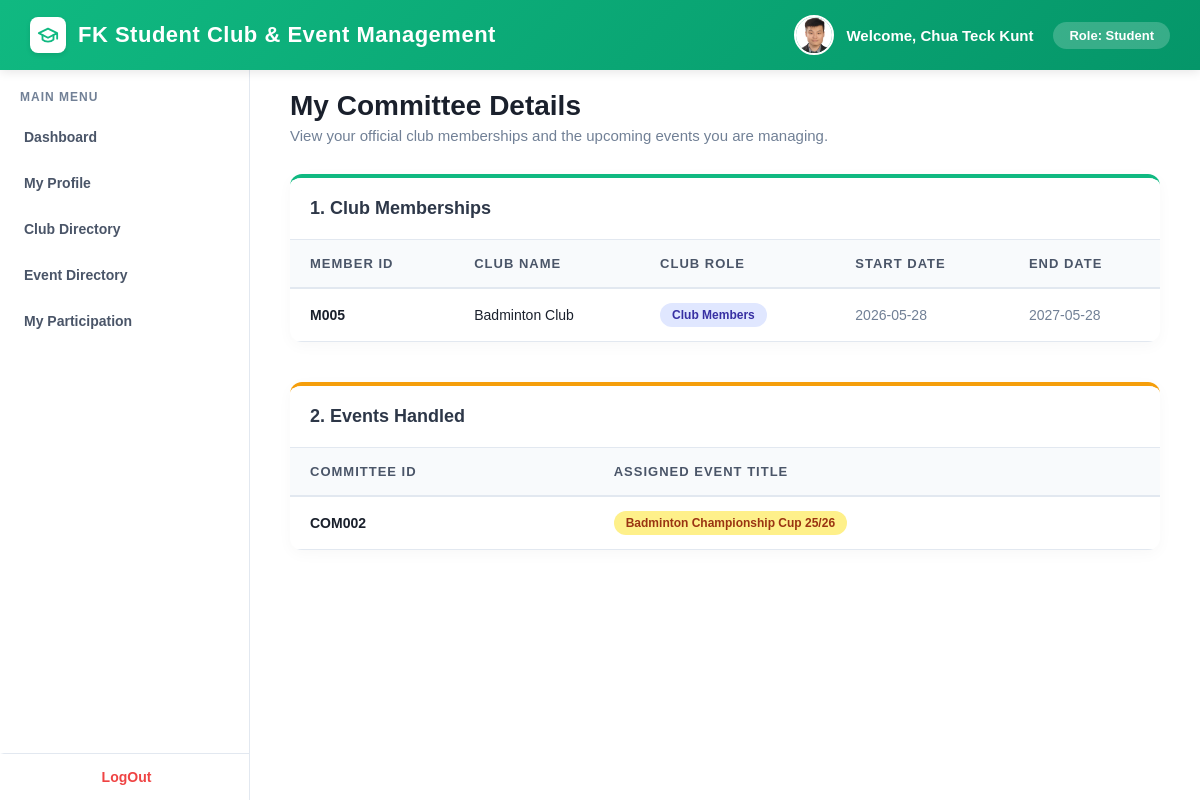
/student/committee_details.php (signed in), run on the app's committed database.
### tables this page shows
CREATE TABLE `students` (
  `userID` varchar(100) NOT NULL,
  `stu_ID` varchar(10) DEFAULT NULL,
  `stu_name` varchar(100) DEFAULT NULL,
  `stu_email` varchar(100) DEFAULT NULL,
  `stu_address` varchar(255) DEFAULT NULL,
  `stu_role` varchar(50) DEFAULT NULL,
  `stu_contact_no` varchar(15) DEFAULT NULL,
  `stu_profile_photo` varchar(255) DEFAULT NULL
);

CREATE TABLE `membership` (
  `memberID` varchar(100) NOT NULL,
  `start_date` date DEFAULT NULL,
  `end_date` date DEFAULT NULL,
  `userID` varchar(100) DEFAULT NULL,
  `clubID` varchar(100) DEFAULT NULL,
  `roleID` varchar(100) DEFAULT NULL
);

CREATE TABLE `club` (
  `clubID` varchar(100) NOT NULL,
  `club_name` varchar(100) DEFAULT NULL,
  `club_desc` varchar(100) DEFAULT NULL,
  `userID` varchar(100) DEFAULT NULL,
  `club_operational_status` varchar(100) DEFAULT NULL,
  `club_photo` varchar(255) DEFAULT NULL
);

CREATE TABLE `membershiprole` (
  `roleID` varchar(100) NOT NULL,
  `m_role_desc` varchar(50) DEFAULT NULL
);

CREATE TABLE `committee` (
  `committeeID` varchar(100) NOT NULL,
  `eventID` varchar(100) DEFAULT NULL,
  `memberID` varchar(100) DEFAULT NULL
);

CREATE TABLE `events` (
  `eventID` varchar(100) NOT NULL,
  `event_title` varchar(100) DEFAULT NULL,
  `event_desc` varchar(255) DEFAULT NULL,
  `event_date` date DEFAULT NULL,
  `event_time` time DEFAULT NULL,
  `event_venue` varchar(100) DEFAULT NULL,
  `event_max_participants` int DEFAULT NULL,
  `attendance_qr` varchar(100) DEFAULT NULL
);

### student/student_login_materials.php (called while the page is built, shortened)
<?php
require_once '../db_connection.php';
$userID = $_SESSION['userID'];
$username = $_SESSION['user_username'];
$active_role = $_SESSION['active_role'] ?? 'Student';
$sql_profile = "SELECT stu_ID, stu_name, stu_email, stu_contact_no, stu_address, stu_profile_photo FROM students WHERE userID = '$userID'";
$result_profile = mysqli_query($link, $sql_profile);
if ($result_profile && mysqli_num_rows($result_profile) > 0) {
    $row = mysqli_fetch_assoc($result_profile);
    $stu_name = !empty($row['stu_name']) ? $row['stu_name'] : $username;
    $photo_path = !empty($row['stu_profile_photo']) ? $row['stu_profile_photo'] : "";
}
?>

### student/committee_details.php (the view, shortened to what this page needs)
<?php
require_once 'student_login_materials.php';
$memberships = [];
$sql_mem = "
    SELECT m.memberID, c.club_name, mr.m_role_desc, m.start_date, m.end_date
    FROM membership m
    JOIN club c ON m.clubID = c.clubID
    JOIN membershiprole mr ON m.roleID = mr.roleID
    WHERE m.userID = '$userID'
";
$result_mem = mysqli_query($link, $sql_mem);
if ($result_mem) {
    while ($row = mysqli_fetch_assoc($result_mem)) {
        $memberships[] = $row;
    }
}
$committees = [];
$sql_com = "
    SELECT com.committeeID, e.event_title
    FROM committee com
    JOIN membership m ON com.memberID = m.memberID
    JOIN events e ON com.eventID = e.eventID
    WHERE m.userID = '$userID'
";
$result_com = mysqli_query($link, $sql_com);
if ($result_com) {
    while ($row = mysqli_fetch_assoc($result_com)) {
        $committees[] = $row;
    }
}
?>
<!DOCTYPE html>
<html lang="en">
<head>
</head>
<body>
    <?php include 'student_background.php'; ?>
        <div class="content-area">
            <div class="header-section">
                <h2>My Committee Details</h2>
                <p>View your official club memberships and the upcoming events you are managing.</p>
            </div>
            <div class="table-card">
                <div class="table-title">1. Club Memberships</div>
                <table>
                    <thead>
                        <tr>
                            <th>Member ID</th>
                            <th>Club Name</th>
                            <th>Club Role</th>
                            <th>Start Date</th>
                            <th>End Date</th>
                        </tr>
                    </thead>
                    <tbody>
                        <?php if (count($memberships) > 0): ?>
                            <?php foreach ($memberships as $mem): ?>
                                <tr>
                                    <td><strong><?php echo htmlspecialchars($mem['memberID']); ?></strong></td>
                                    <td><?php echo htmlspecialchars($mem['club_name']); ?></td>
                                    <td><span class="role-tag"><?php echo htmlspecialchars($mem['m_role_desc']); ?></span></td>
                                    <td style="color: #718096;"><?php echo htmlspecialchars($mem['start_date']); ?></td>
                                    <td style="color: #718096;"><?php echo htmlspecialchars($mem['end_date']); ?></td>
                                </tr>
                            <?php endforeach; ?>
                        <?php else: ?>
                            <tr><td colspan="5" style="text-align: center; padding: 30px; color: #718096;">You are not currently a member of any clubs.</td></tr>
                        <?php endif; ?>
                    </tbody>
                </table>
            </div>
            <div class="table-card" style="border-top-color: #f59e0b;">
                <div class="table-title">2. Events Handled</div>
                <table>
                    <thead>
                        <tr>
                            <th>Committee ID</th>
                            <th>Assigned Event Title</th>
                        </tr>
                    </thead>
                    <tbody>
                        <?php if (count($committees) > 0): ?>
                            <?php foreach ($committees as $com): ?>
                                <tr>
                                    <td><strong><?php echo htmlspecialchars($com['committeeID']); ?></strong></td>
                                    <td><span class="event-tag"><?php echo htmlspecialchars($com['event_title']); ?></span></td>
                                </tr>
                            <?php endforeach; ?>
                        <?php else: ?>
                            <tr><td colspan="2" style="text-align: center; padding: 30px; color: #718096;">You have not been assigned to handle any specific events.</td></tr>
                        <?php endif; ?>
                    </tbody>
                </table>
            </div>
        </div>
    </div>
</body>
</html>

### student/student_background.php (shortened to what this page needs)
<?php
$current_page = basename($_SERVER['PHP_SELF']);
?>
<?php if ($active_role === 'Student'): ?>
    <div class="student">
        <div class="top-bar">
            <div class="system-title">
                <div class="system-logo">
                    <svg xmlns="http://www.w3.org/2000/svg" width="22" height="22" viewBox="0 0 24 24" fill="none" stroke="currentColor" stroke-width="2" stroke-linecap="round" stroke-linejoin="round">
                        <path d="M22 10v6M2 10l10-5 10 5-10 5z"/>
                        <path d="M6 12v5c3 3 9 3 12 0v-5"/>
                     </svg>
                </div>
                FK Student Club & Event Management
            </div>
            <div class="user-profile-section">
                <div class="profile-group">
                    <div class="top-bar-photo">
                        <?php if (!empty($photo_path)): ?>
                            <img src="<?php echo htmlspecialchars($photo_path); ?>" alt="Profile" style="width: 100%; height: 100%; object-fit: cover;">
                        <?php else: ?>
                            <?php echo strtoupper(substr($stu_name, 0, 1)); ?>
                        <?php endif; ?>
                     </div>
                    <div class="welcome-text">Welcome, <?php echo htmlspecialchars($stu_name); ?></div>
                </div>
                <div class="role-badge">Role: <?php echo htmlspecialchars($active_role); ?></div>
            </div>
        </div>
        <div class="main-layout">
            <div class="sidebar">
                <div class="sidebar-title">Main Menu</div>
                <a href="student_dashboard.php" class="<?= ($current_page == 'student_dashboard.php') ? 'active' : '' ?>">Dashboard</a>
                <a href="profile_dashboard.php" class="<?= ($current_page == 'profile_dashboard.php') ? 'active' : '' ?>">My Profile</a>
                <a href="club_directory.php" class="<?= ($current_page == 'club_directory.php' || $current_page == 'club_details.php') ? 'active' : '' ?>">Club Directory</a>
                <a href="event_directory.php" class="<?= ($current_page == 'event_directory.php' || $current_page == 'browse_event.php') ? 'active' : '' ?>">Event Directory</a>
                <a href="student_participation_dashboard.php" class="<?= ($current_page == 'student_participation_dashboard.php') ? 'active' : '' ?>">My Participation</a>
                <a href="../logout.php" class="logout-btn">LogOut</a>
            </div>
<?php endif; ?>

### student/committee_details.php (style rules this page uses)
.header-section { margin-bottom: 30px; }
.header-section h2 { font-size: 28px; color: #1a202c; margin-bottom: 5px; }
.header-section p { color: #718096; font-size: 15px; }
.table-card { background: white; border-radius: 12px; box-shadow: 0 4px 15px rgba(0,0,0,0.03); overflow: hidden; margin-bottom: 40px; border-top: 4px solid #10b981; }
.table-title { padding: 20px; background-color: #ffffff; border-bottom: 1px solid #e2e8f0; font-size: 18px; font-weight: bold; color: #2d3748; }
table { width: 100%; border-collapse: collapse; }
th { background-color: #f8fafc; color: #4a5568; font-size: 13px; text-transform: uppercase; letter-spacing: 1px; text-align: left; padding: 16px 20px; border-bottom: 2px solid #e2e8f0; }
td { padding: 14px 20px; border-bottom: 1px solid #e2e8f0; color: #1a202c; font-size: 14px; vertical-align: middle; }
.role-tag { display: inline-block; padding: 5px 12px; border-radius: 20px; font-size: 12px; font-weight: bold; background-color: #e0e7ff; color: #3730a3; }
.event-tag { display: inline-block; padding: 5px 12px; border-radius: 20px; font-size: 12px; font-weight: bold; background-color: #fef08a; color: #9a3412; }

### student/student_background.php (style rules this page uses)
* { margin: 0; padding: 0; box-sizing: border-box; font-family: Arial, Helvetica, sans-serif; }
.student .top-bar { background: linear-gradient(135deg, #10b981 0%, #059669 100%); color: white; box-shadow: 0 2px 10px rgba(0,0,0,0.1); position: fixed; top: 0; left: 0; width: 100%; height: 70px; z-index: 1000; box-sizing: border-box; display: flex; justify-content: space-between; align-items: center; padding: 0 30px; }
.student .system-title { font-size: 22px; font-weight: bold; letter-spacing: 0.5px; display: flex; align-items: center; gap: 12px; }
.student .system-logo { width: 36px; height: 36px; background-color: white; color: #10b981; border-radius: 8px; display: flex; justify-content: center; align-items: center; box-shadow: 0 2px 5px rgba(0,0,0,0.1); }
.student .user-profile-section { display: flex; align-items: center; gap: 20px; }
.student .profile-group { display: flex; align-items: center; gap: 12px; }
.student .top-bar-photo { width: 40px; height: 40px; background-color: rgba(255,255,255,0.2); border-radius: 50%; border: 2px solid white; display: flex; justify-content: center; align-items: center; overflow: hidden; font-size: 14px; font-weight: bold; }
.student .welcome-text { font-size: 15px; font-weight: bold; }
.student .role-badge { background-color: rgba(255,255,255,0.2); padding: 6px 16px; border-radius: 20px; font-size: 13px; font-weight: bold; }
.student .main-layout { display: flex; flex: 1; overflow: hidden; }
.student .sidebar { position: fixed; height: calc(100vh - 70px); overflow-y: auto; box-sizing: border-box; top: 70px; width: 250px; background-color: white; border-right: 1px solid #e2e8f0; padding-top: 20px; display: flex; flex-direction: column; flex-shrink: 0; }
.student .sidebar-title { padding: 0 20px 10px 20px; font-size: 12px; text-transform: uppercase; color: #718096; font-weight: bold; letter-spacing: 1px; }
.student .sidebar a { padding: 15px 20px; color: #4a5568; text-decoration: none; font-weight: bold; font-size: 14px; border-left: 4px solid transparent; transition: all 0.3s; }
.student .logout-btn { margin-top: auto; border-top: 1px solid #e2e8f0; color: #ef4444 !important; text-align: center; }
.student .content-area { flex: 1; padding: 40px; overflow-y: auto; width: calc(100% - 250px); margin-left: 250px; padding-top: 90px; min-height: 100vh; box-sizing: border-box; }

### data on the page
students: stu_profile_photo (picture), stu_name "Chua Teck Kunt"
membership: memberID "M005", clubID.club_name "Badminton Club", roleID.m_role_desc "Club Members", start_date "2026-05-28", end_date "2027-05-28"
committee: committeeID "COM002", eventID.event_title "Badminton Championship Cup 25/26"

### other printed values
$active_role "Student"
